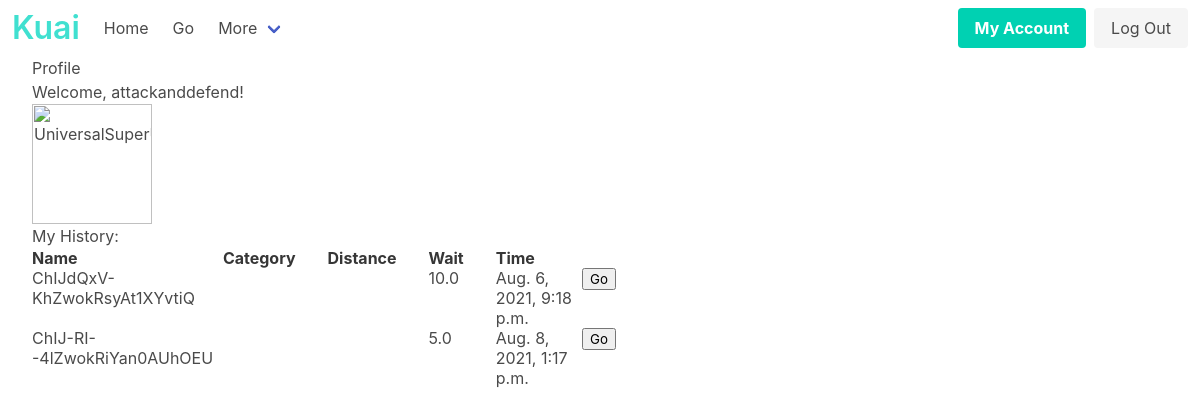
The page /profile (signed in) on the database as committed earlier.
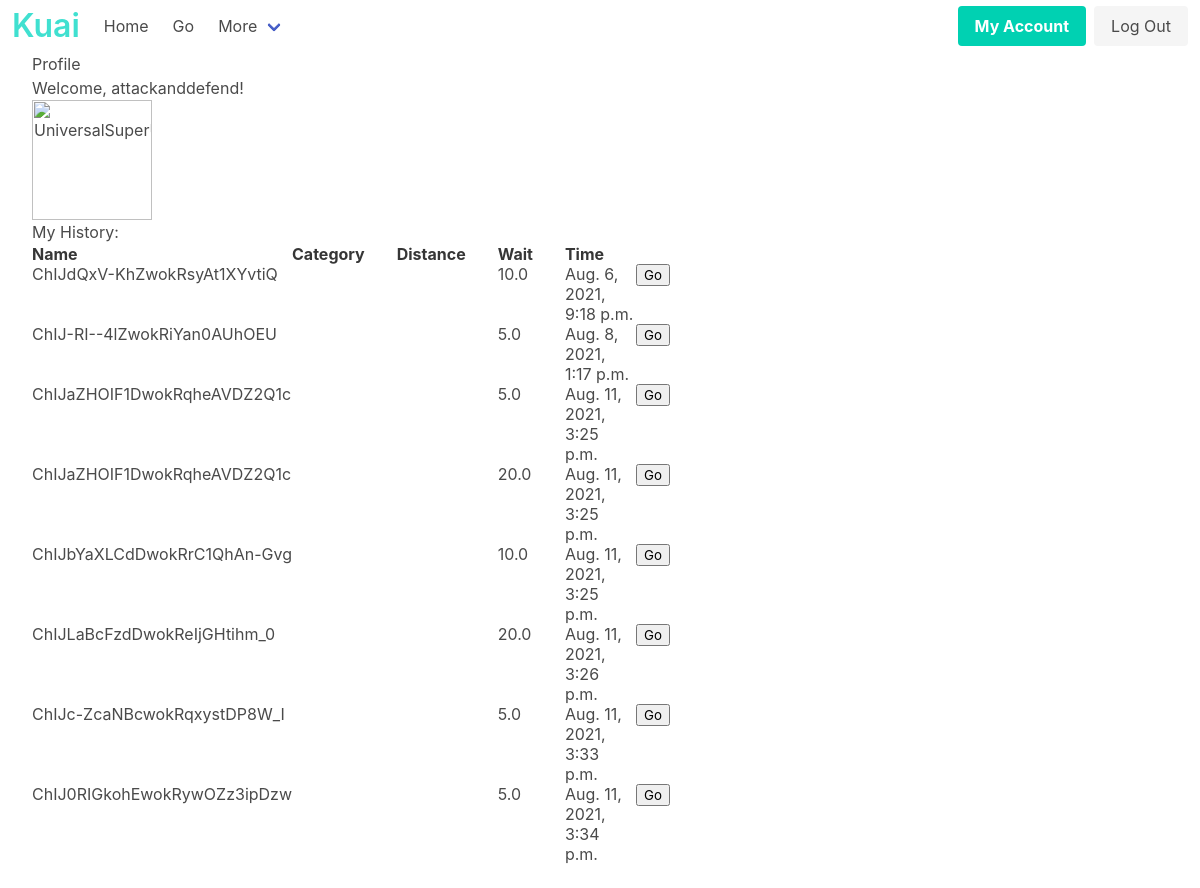
The same page on the database as committed later.
### Landing/models.py (models this page shows, shortened)
class User(AbstractBaseUser, PermissionsMixin):
    username = models.CharField(max_length=40, unique=True, validators=[
        validate_user
    ])
    first_name = models.CharField(max_length=40)
    last_name = models.CharField(max_length=40)
    email = models.EmailField()
    is_business = models.BooleanField(default = False)
    is_staff = models.BooleanField(default = False)
    is_superuser = models.BooleanField(default = False)
    REQUIRED_FIELDS = ['email', 'first_name', 'last_name']
    USERNAME_FIELD = 'username'
    EMAIL_FIELD = 'email'
    objects = AccountManager()
    def __str__(self):
        return self.username

class waitData(models.Model):
    wait_time = models.FloatField(validators = [MinValueValidator(0)], null = False, blank = False)
    business = models.ForeignKey("Business", on_delete=models.CASCADE, related_name="review", null=True, blank=True)
    start_time = models.DateTimeField(default= django.utils.timezone.now, null= False, blank = False,)
    expiration_time = models.DateTimeField(default = getExperationTime, null = False, blank = False,)
    author = models.ForeignKey("Profile", related_name='all_time_updates', on_delete=CASCADE)
    REQUIRED_FIELDS = ['wait_time', 'author', 'business', 'expiration_time']

class Business(models.Model):
    lat = models.FloatField(blank = False, null = True)
    lon = models.FloatField(blank = False, null = True)
    verified = models.BooleanField(null = False, blank = False, default = False)
    expiration_time = models.DateTimeField(default=get_biz_expiration, null = False, blank = False)
    placeID = models.TextField(null = False, blank=False, unique = True, default = False)
    REQUIRED_FIELDS = ['lat', 'lon', 'verified', 'placeID', "expiration_time"]
    def get_short_name(self):
        return self.placeID
    objects = Business_Manager()

### Landing/views.py (the view)
# urls.py: path("profile", views.profile, name="profile"),
@login_required(login_url='/accounts/login/')
def profile(request):
    current_user = request.user
    print(current_user.id)
    for attr, value in vars(current_user).items():
        print("Attribute: " + str(attr or ""))
        print("Value: " + str(value or ""))
        print(current_user.profile.birth_date)
    print(current_user._wrapped.username)
    return render(request, "Landing/profile.html")

### Landing/models.py (called while the page is built, shortened)
    def to_python(self, value):
        class SubList(list):
            def __init__(self, token, *args):
                self.token = token
                super().__init__(*args)
        if isinstance(value, list):
            return value
        if value is None:
            return SubList(self.token)
        return SubList(self.token, value.split(self.token))

    def from_db_value(self, value, expression, connection):
        return self.to_python(value)

### Landing/templates/Landing/profile.html (shortened to what this page needs)
{% load socialaccount %}
<html>
  <head>
    {% load static %}
    <link rel="stylesheet" type="text/css" href="{% static 'Landing/css/profile.css' %}">
  </head>
  {% block content %}
  {% include 'Landing/navbar.html' %}
<div id="profile">
  <h1>Profile</h1>
  {% if user.is_authenticated %}
<div id="maincontent">
  <div>
    <p>Welcome, {{ user.username }}!</p>
    <img class="is-rounded" src="../../bios/Landing/pfps/UniversalSuperUser" alt="UniversalSuperUser" width="120" height="90">
  <h1>My History: </h1>
  <table class="sortable">
  <thead class="thead">
    <tr class="tr">
        <th class="th">
          Name
        </th>
        <th class="th">Category</th>
        <th class="th">Distance</th>
        <th class="th">Wait</th>
        <th class="th">Time</th>
    </tr>
  </thead>
{% for i in user.profile.all_time_updates.all %}
  <tr class="tr">
    <td class="td"><span class="HistoryName">{{i.business.get_short_name}}</span></td>
    <td class="td"> </td>
    <td class="td"> </td>
    <td class="td">{{i.wait_time}}</td>
    <td class="td">{{i.start_time}}</td>
    <td class="sorttable_nosort"><button class="HistoryButtons">Go</button></td>
  </tr>
{% endfor%}
  </table>
</div>
<div id="map"></div>
{% else %}
<p>Welcome, friend!</p>
{% endif %}
</div>
  {% endblock %}
  </div>
</html>

### Landing/templates/Landing/navbar.html (shortened to what this page needs)
<link rel="stylesheet" href="https://cdn.jsdelivr.net/npm/bulma@0.9.1/css/bulma.min.css">
<nav class="navbar" role="navigation" aria-label="main navigation">
    <div class="navbar-brand">
      <a class="navbar-item" href="#">
        <h1 class="title is-info" style="color: turquoise;">Kuai</h1>
      </a>
    </div>
    <div id="navbarBasicExample" class="navbar-menu">
      <div class="navbar-start">
        <a class="navbar-item" href="/">
            Home
        </a>
        <a class="navbar-item" href="{% url 'Landing:go' %}">
            Go
        </a>
        <div class="navbar-item has-dropdown is-hoverable">
          <a class="navbar-link">
            More
          </a>
        </div>
      </div>
      {% if user.is_authenticated %}
      <div class="navbar-end">
        <div class="navbar-item">
          <div class="buttons">
            <a class="button is-primary" href="{% url 'Landing:profile'%}">
              <strong>My Account</strong>
            </a>
            <a class="button is-light" href="{% url 'account_logout' %}">
              Log Out
            </a>
          </div>
        </div>
      </div>
      {% endif %}
    </div>
  </nav>

### Landing/static/Landing/css/profile.css (style rules this page uses)
#maincontent { display: flex; height: 100%; }
#maincontent > * { width: 50%; }
#map { height:100%; }
#profile { flex-grow: 1; }
.th { padding-right: 2rem; }

### Landing/templates/Landing/profile.html (style rules this page uses)
#profile { margin-left: 2em; }

Rows that differ between the two databases and show on the page:
added waitData: business.get_short_name "ChIJaZHOIF1DwokRqheAVDZ2Q1c", wait_time "5.0", start_time "Aug. 11, 2021, 3:25 p.m."
added waitData: business.get_short_name "ChIJaZHOIF1DwokRqheAVDZ2Q1c", wait_time "20.0", start_time "Aug. 11, 2021, 3:25 p.m."
added waitData: business.get_short_name "ChIJbYaXLCdDwokRrC1QhAn-Gvg", wait_time "10.0", start_time "Aug. 11, 2021, 3:25 p.m."
added waitData: business.get_short_name "ChIJLaBcFzdDwokReIjGHtihm_0", wait_time "20.0", start_time "Aug. 11, 2021, 3:26 p.m."
added waitData: business.get_short_name "ChIJc-ZcaNBcwokRqxystDP8W_I", wait_time "5.0", start_time "Aug. 11, 2021, 3:33 p.m."
added waitData: business.get_short_name "ChIJ0RIGkohEwokRywOZz3ipDzw", wait_time "5.0", start_time "Aug. 11, 2021, 3:34 p.m."
